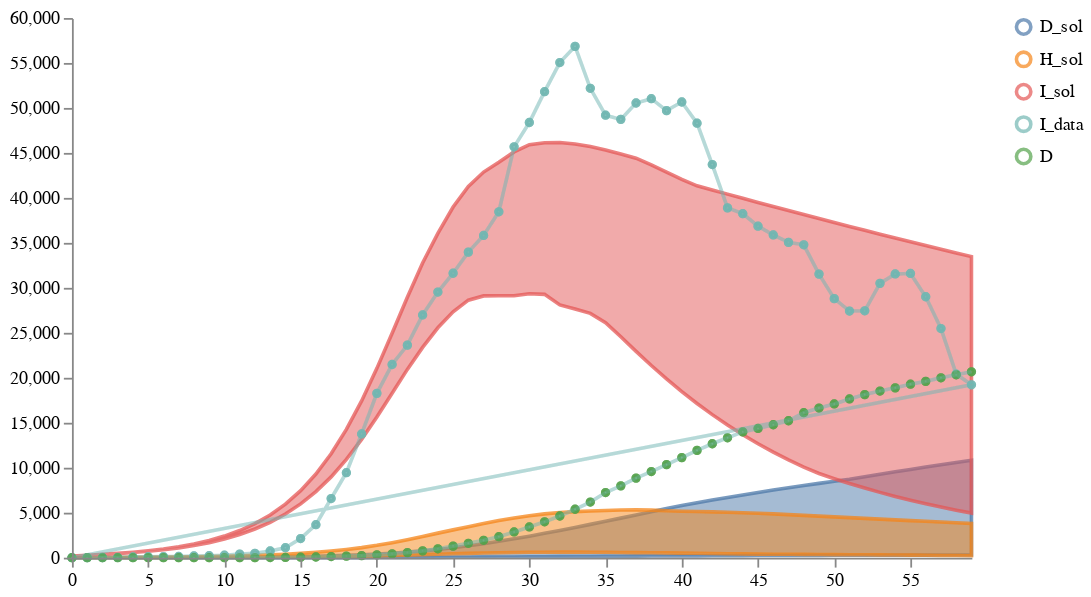

The cell this chart's notebook holds for it:
### Code cell
# Plot results
new_data = test_data[["I", "D"]]
display(new_data)
schema = plots.trajectories(pd.DataFrame(result1["data"]), subset=".*_sol",
                            points=new_data.rename(columns={"I":"I_data"}),
                           )
schema = plots.pad(schema, 5)
plots.ipy_display(schema)

### Figure 1 — Vega specification as saved in the notebook (floating-point values rounded to 4 significant figures; data arrays with more than 128 entries replaced by an {"elided": "..."} marker saying what was removed)
{"$schema": "https://vega.github.io/schema/vega/v5.json", "axes": [{"name": "x_axis", "orient": "bottom", "scale": "xscale", "zindex": 100}, {"name": "y_axis", "orient": "left", "scale": "yscale", "zindex": 100}], "data": [{"name": "distributions", "values": {"elided": "180 records"}}, {"name": "traces", "transform": [{"expr": "isValid(datum.value)", "type": "filter"}], "values": []}, {"name": "points", "values": [{"sample_id": 0, "timepoint": 0, "trajectory": "I_data", "value": 1}, {"sample_id": 0, "timepoint": 1, "trajectory": "I_data", "value": 10}, {"sample_id": 0, "timepoint": 2, "trajectory": "I_data", "value": 21}, {"sample_id": 0, "timepoint": 3, "trajectory": "I_data", "value": 24}, {"sample_id": 0, "timepoint": 4, "trajectory": "I_data", "value": 76}, {"sample_id": 0, "timepoint": 5, "trajectory": "I_data", "value": 104}, {"sample_id": 0, "timepoint": 6, "trajectory": "I_data", "value": 128}, {"sample_id": 0, "timepoint": 7, "trajectory": "I_data", "value": 131}, {"sample_id": 0, "timepoint": 8, "trajectory": "I_data", "value": 192}, {"sample_id": 0, "timepoint": 9, "trajectory": "I_data", "value": 220}, {"sample_id": 0, "timepoint": 10, "trajectory": "I_data", "value": 274}, {"sample_id": 0, "timepoint": 11, "trajectory": "I_data", "value": 394}, {"sample_id": 0, "timepoint": 12, "trajectory": "I_data", "value": 481}, {"sample_id": 0, "timepoint": 13, "trajectory": "I_data", "value": 745}, {"sample_id": 0, "timepoint": 14, "trajectory": "I_data", "value": 1111}, {"sample_id": 0, "timepoint": 15, "trajectory": "I_data", "value": 2128}, {"sample_id": 0, "timepoint": 16, "trajectory": "I_data", "value": 3671}, {"sample_id": 0, "timepoint": 17, "trajectory": "I_data", "value": 6578}, {"sample_id": 0, "timepoint": 18, "trajectory": "I_data", "value": 9449}, {"sample_id": 0, "timepoint": 19, "trajectory": "I_data", "value": 13761}, {"sample_id": 0, "timepoint": 20, "trajectory": "I_data", "value": 18270}, {"sample_id": 0, "timepoint": 21, "trajectory": "I_data", "value": 21478}, {"sample_id": 0, "timepoint": 22, "trajectory": "I_data", "value": 23630}, {"sample_id": 0, "timepoint": 23, "trajectory": "I_data", "value": 26987}, {"sample_id": 0, "timepoint": 24, "trajectory": "I_data", "value": 29533}, {"sample_id": 0, "timepoint": 25, "trajectory": "I_data", "value": 31623}, {"sample_id": 0, "timepoint": 26, "trajectory": "I_data", "value": 33967}, {"sample_id": 0, "timepoint": 27, "trajectory": "I_data", "value": 35822}, {"sample_id": 0, "timepoint": 28, "trajectory": "I_data", "value": 38456}, {"sample_id": 0, "timepoint": 29, "trajectory": "I_data", "value": 45676}, {"sample_id": 0, "timepoint": 30, "trajectory": "I_data", "value": 48380}, {"sample_id": 0, "timepoint": 31, "trajectory": "I_data", "value": 51807}, {"sample_id": 0, "timepoint": 32, "trajectory": "I_data", "value": 55042}, {"sample_id": 0, "timepoint": 33, "trajectory": "I_data", "value": 56847}, {"sample_id": 0, "timepoint": 34, "trajectory": "I_data", "value": 52184}, {"sample_id": 0, "timepoint": 35, "trajectory": "I_data", "value": 49194}, {"sample_id": 0, "timepoint": 36, "trajectory": "I_data", "value": 48730}, {"sample_id": 0, "timepoint": 37, "trajectory": "I_data", "value": 50551}, {"sample_id": 0, "timepoint": 38, "trajectory": "I_data", "value": 51029}, {"sample_id": 0, "timepoint": 39, "trajectory": "I_data", "value": 49701}, {"sample_id": 0, "timepoint": 40, "trajectory": "I_data", "value": 50661}, {"sample_id": 0, "timepoint": 41, "trajectory": "I_data", "value": 48303}, {"sample_id": 0, "timepoint": 42, "trajectory": "I_data", "value": 43703}, {"sample_id": 0, "timepoint": 43, "trajectory": "I_data", "value": 38888}, {"sample_id": 0, "timepoint": 44, "trajectory": "I_data", "value": 38244}, {"sample_id": 0, "timepoint": 45, "trajectory": "I_data", "value": 36857}, {"sample_id": 0, "timepoint": 46, "trajectory": "I_data", "value": 35881}, {"sample_id": 0, "timepoint": 47, "trajectory": "I_data", "value": 35054}, {"sample_id": 0, "timepoint": 48, "trajectory": "I_data", "value": 34782}, {"sample_id": 0, "timepoint": 49, "trajectory": "I_data", "value": 31526}, {"sample_id": 0, "timepoint": 50, "trajectory": "I_data", "value": 28799}, {"sample_id": 0, "timepoint": 51, "trajectory": "I_data", "value": 27419}, {"sample_id": 0, "timepoint": 52, "trajectory": "I_data", "value": 27443}, {"sample_id": 0, "timepoint": 53, "trajectory": "I_data", "value": 30499}, {"sample_id": 0, "timepoint": 54, "trajectory": "I_data", "value": 31543}, {"sample_id": 0, "timepoint": 55, "trajectory": "I_data", "value": 31597}, {"sample_id": 0, "timepoint": 56, "trajectory": "I_data", "value": 29008}, {"sample_id": 0, "timepoint": 57, "trajectory": "I_data", "value": 25476}, {"sample_id": 0, "timepoint": 58, "trajectory": "I_data", "value": 20411}, {"sample_id": 0, "timepoint": 59, "trajectory": "I_data", "value": 19224}, {"sample_id": 0, "timepoint": 0, "trajectory": "D", "value": 0}, {"sample_id": 0, "timepoint": 1, "trajectory": "D", "value": 0}, {"sample_id": 0, "timepoint": 2, "trajectory": "D", "value": 0}, {"sample_id": 0, "timepoint": 3, "trajectory": "D", "value": 0}, {"sample_id": 0, "timepoint": 4, "trajectory": "D", "value": 0}, {"sample_id": 0, "timepoint": 5, "trajectory": "D", "value": 0}, {"sample_id": 0, "timepoint": 6, "trajectory": "D", "value": 0}, {"sample_id": 0, "timepoint": 7, "trajectory": "D", "value": 0}, {"sample_id": 0, "timepoint": 8, "trajectory": "D", "value": 1}, {"sample_id": 0, "timepoint": 9, "trajectory": "D", "value": 1}, {"sample_id": 0, "timepoint": 10, "trajectory": "D", "value": 1}, {"sample_id": 0, "timepoint": 11, "trajectory": "D", "value": 4}, {"sample_id": 0, "timepoint": 12, "trajectory": "D", "value": 9}, {"sample_id": 0, "timepoint": 13, "trajectory": "D", "value": 19}, {"sample_id": 0, "timepoint": 14, "trajectory": "D", "value": 30}, {"sample_id": 0, "timepoint": 15, "trajectory": "D", "value": 51}, {"sample_id": 0, "timepoint": 16, "trajectory": "D", "value": 77}, {"sample_id": 0, "timepoint": 17, "trajectory": "D", "value": 129}, {"sample_id": 0, "timepoint": 18, "trajectory": "D", "value": 175}, {"sample_id": 0, "timepoint": 19, "trajectory": "D", "value": 226}, {"sample_id": 0, "timepoint": 20, "trajectory": "D", "value": 315}, {"sample_id": 0, "timepoint": 21, "trajectory": "D", "value": 427}, {"sample_id": 0, "timepoint": 22, "trajectory": "D", "value": 565}, {"sample_id": 0, "timepoint": 23, "trajectory": "D", "value": 759}, {"sample_id": 0, "timepoint": 24, "trajectory": "D", "value": 984}, {"sample_id": 0, "timepoint": 25, "trajectory": "D", "value": 1285}, {"sample_id": 0, "timepoint": 26, "trajectory": "D", "value": 1603}, {"sample_id": 0, "timepoint": 27, "trajectory": "D", "value": 1930}, {"sample_id": 0, "timepoint": 28, "trajectory": "D", "value": 2334}, {"sample_id": 0, "timepoint": 29, "trajectory": "D", "value": 2859}, {"sample_id": 0, "timepoint": 30, "trajectory": "D", "value": 3420}, {"sample_id": 0, "timepoint": 31, "trajectory": "D", "value": 3989}, {"sample_id": 0, "timepoint": 32, "trajectory": "D", "value": 4634}, {"sample_id": 0, "timepoint": 33, "trajectory": "D", "value": 5384}, {"sample_id": 0, "timepoint": 34, "trajectory": "D", "value": 6185}, {"sample_id": 0, "timepoint": 35, "trajectory": "D", "value": 7241}, {"sample_id": 0, "timepoint": 36, "trajectory": "D", "value": 7985}, {"sample_id": 0, "timepoint": 37, "trajectory": "D", "value": 8846}, {"sample_id": 0, "timepoint": 38, "trajectory": "D", "value": 9579}, {"sample_id": 0, "timepoint": 39, "trajectory": "D", "value": 10345}, {"sample_id": 0, "timepoint": 40, "trajectory": "D", "value": 11126}, {"sample_id": 0, "timepoint": 41, "trajectory": "D", "value": 11930}, {"sample_id": 0, "timepoint": 42, "trajectory": "D", "value": 12669}, {"sample_id": 0, "timepoint": 43, "trajectory": "D", "value": 13332}, {"sample_id": 0, "timepoint": 44, "trajectory": "D", "value": 13987}, {"sample_id": 0, "timepoint": 45, "trajectory": "D", "value": 14371}, {"sample_id": 0, "timepoint": 46, "trajectory": "D", "value": 14780}, {"sample_id": 0, "timepoint": 47, "trajectory": "D", "value": 15225}, {"sample_id": 0, "timepoint": 48, "trajectory": "D", "value": 16116}, {"sample_id": 0, "timepoint": 49, "trajectory": "D", "value": 16639}, {"sample_id": 0, "timepoint": 50, "trajectory": "D", "value": 17091}, {"sample_id": 0, "timepoint": 51, "trajectory": "D", "value": 17647}, {"sample_id": 0, "timepoint": 52, "trajectory": "D", "value": 18132}, {"sample_id": 0, "timepoint": 53, "trajectory": "D", "value": 18523}, {"sample_id": 0, "timepoint": 54, "trajectory": "D", "value": 18882}, {"sample_id": 0, "timepoint": 55, "trajectory": "D", "value": 19292}, {"sample_id": 0, "timepoint": 56, "trajectory": "D", "value": 19602}, {"sample_id": 0, "timepoint": 57, "trajectory": "D", "value": 20000}, {"sample_id": 0, "timepoint": 58, "trajectory": "D", "value": 20334}, {"sample_id": 0, "timepoint": 59, "trajectory": "D", "value": 20662}]}, {"name": "markers", "values": []}, {"name": "selected", "on": [{"remove": true, "trigger": "clear"}, {"remove": true, "trigger": "!shift"}, {"insert": "clicked", "trigger": "!shift && clicked"}, {"toggle": "clicked", "trigger": "shift && clicked"}]}], "height": 300, "legends": [{"encode": {"labels": {"interactive": true, "name": "legendLabel", "update": {"opacity": [{"test": "!length(data('selected')) || indata('selected', 'value', datum.value)", "value": 1}, {"value": 0.25}]}}, "symbols": {"interactive": true, "name": "legendSymbol", "update": {"fill": {"value": "transparent"}, "opacity": [{"test": "!length(data('selected')) || indata('selected', 'value', datum.value)", "value": 0.7}, {"value": 0.15}], "size": {"value": 64}, "strokeWidth": {"value": 2}}}}, "name": "color_legend", "stroke": "color"}], "marks": [{"from": {"facet": {"data": "points", "groupby": "trajectory", "name": "points_split"}}, "marks": [{"encode": {"hover": {"fillOpacity": {"value": 0.9}}, "update": {"fill": {"field": "trajectory", "scale": "color"}, "fillOpacity": [{"test": "!length(data('selected')) || indata('selected', 'value', datum.trajectory)", "value": 0.5}, {"value": 0.15}], "size": {"value": 10}, "stroke": {"field": "trajectory", "scale": "color"}, "strokeOpacity": [{"test": "!length(data('selected')) || indata('selected', 'value', datum.trajectory)", "value": 0.75}, {"value": 0.15}], "strokeWidth": {"value": 2}, "tooltip": {"field": "value"}, "x": {"field": "timepoint", "scale": "xscale"}, "y": {"field": "value", "scale": "yscale"}}}, "from": {"data": "points"}, "name": "_points_symbol", "type": "symbol", "zindex": 3}, {"encode": {"hover": {"fillOpacity": {"value": 0.9}}, "update": {"interpolate": {"value": "linear"}, "stroke": {"field": "trajectory", "scale": "color"}, "strokeOpacity": [{"test": "!length(data('selected')) || indata('selected', 'value', datum.trajectory)", "value": 0.3}, {"value": 0.1}], "strokeWidth": {"value": 2}, "x": {"field": "timepoint", "scale": "xscale"}, "y": {"field": "value", "scale": "yscale"}}}, "from": {"data": "points"}, "name": "_points_line", "type": "line", "zindex": 3}], "name": "_points", "type": "group", "zindex": 3}, {"from": {"facet": {"data": "traces", "groupby": "trajectory", "name": "traces_split"}}, "marks": [{"encode": {"hover": {"fillOpacity": {"value": 0.9}}, "update": {"interpolate": {"value": "linear"}, "stroke": {"field": "trajectory", "scale": "color"}, "strokeOpacity": [{"test": "!length(data('selected')) || indata('selected', 'value', datum.trajectory)", "value": 0.75}, {"value": 0.15}], "strokeWidth": {"value": 2}, "x": {"field": "timepoint", "scale": "xscale"}, "y": {"field": "value", "scale": "yscale"}}}, "from": {"data": "traces_split"}, "name": "_traces_lines", "type": "line"}], "name": "_traces", "type": "group", "zindex": 2}, {"from": {"facet": {"data": "distributions", "groupby": "trajectory", "name": "trajectory_split"}}, "marks": [{"encode": {"hover": {"fillOpacity": {"value": 0.9}}, "update": {"fill": {"field": "trajectory", "scale": "color"}, "fillOpacity": [{"test": "!length(data('selected')) || indata('selected', 'value', datum.trajectory)", "value": 0.5}, {"value": 0.15}], "interpolate": {"value": "linear"}, "stroke": {"field": "trajectory", "scale": "color"}, "strokeOpacity": [{"test": "!length(data('selected')) || indata('selected', 'value', datum.trajectory)", "value": 0.75}, {"value": 0.15}], "strokeWidth": {"value": 2}, "x": {"field": "timepoint", "scale": "xscale"}, "y": {"field": "upper", "scale": "yscale"}, "y2": {"field": "lower", "scale": "yscale"}}}, "from": {"data": "trajectory_split"}, "type": "area"}], "name": "_distributions", "type": "group", "zindex": 1}, {"marks": [{"encode": {"enter": {"stroke": {"value": "lightgray"}}, "update": {"opacity": {"value": 1}, "x": {"field": "timepoint", "scale": "xscale"}, "y": {"signal": "height"}, "y2": {"value": 0}}}, "from": {"data": "markers"}, "name": "_marker text", "type": "rule"}, {"encode": {"enter": {"fontSize": {"value": 8}, "text": {"field": "datum.label"}, "y": {"value": 0}}}, "from": {"data": "_marker text"}, "name": "_marker flags", "transform": [{"as": ["x", "_y", "opacity", "align", "baseline"], "lineAnchor": "start", "offset": [1], "size": {"signal": "[width, height]"}, "type": "label"}], "type": "text"}], "name": "_markers", "type": "group"}], "padding": 5, "scales": [{"domain": {"fields": [{"data": "distributions", "field": "timepoint"}, {"data": "traces", "field": "timepoint"}, {"data": "points", "field": "timepoint"}, {"data": "markers", "field": "timepoint"}]}, "name": "xscale", "range": "width", "type": "linear", "zero": false}, {"domain": {"fields": [{"data": "distributions", "field": "lower"}, {"data": "distributions", "field": "upper"}, {"data": "traces", "field": "value"}, {"data": "points", "field": "value"}]}, "name": "yscale", "nice": true, "range": "height", "type": "linear", "zero": true}, {"domain": {"fields": [{"data": "distributions", "field": "trajectory"}, {"data": "traces", "field": "trajectory"}, {"data": "points", "field": "trajectory"}]}, "name": "color", "range": "category", "type": "ordinal"}], "signals": [{"name": "clear", "on": [{"events": "mouseup[!event.item]", "force": true, "update": "true"}], "value": true}, {"name": "shift", "on": [{"events": "@legendSymbol:click, @legendLabel:click", "force": true, "update": "event.shiftKey"}], "value": false}, {"name": "clicked", "on": [{"events": "@legendSymbol:click, @legendLabel:click", "force": true, "update": "{value: datum.value}"}], "value": null}], "width": 500}
